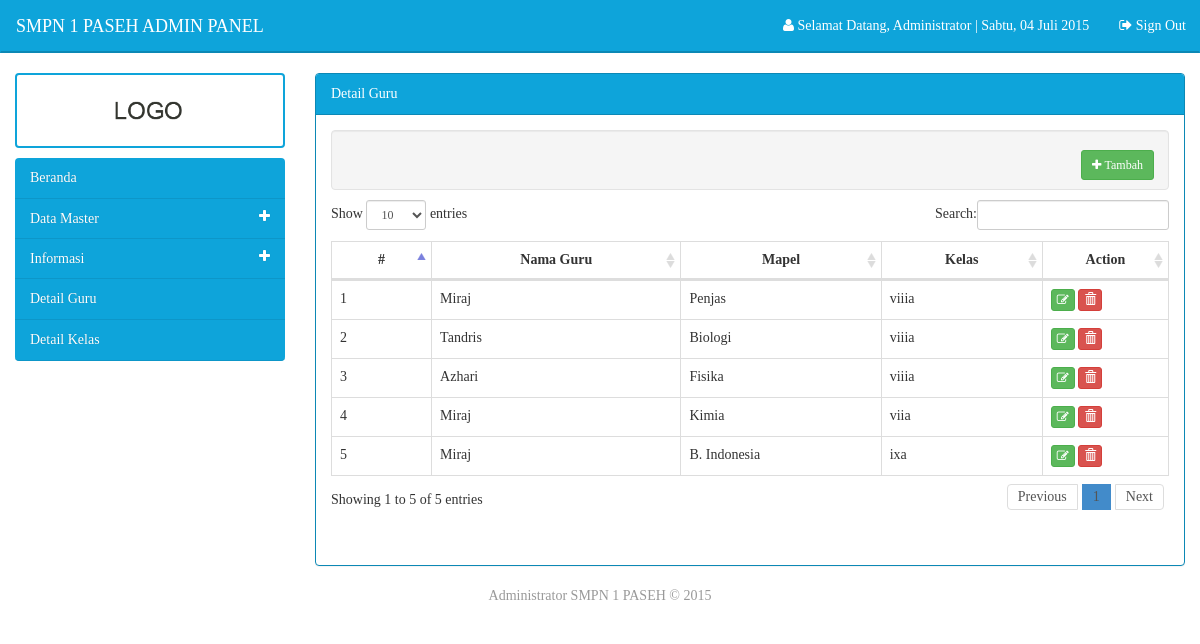
The app's page /admin/main.php?modul=detail_guru (signed in), older data.
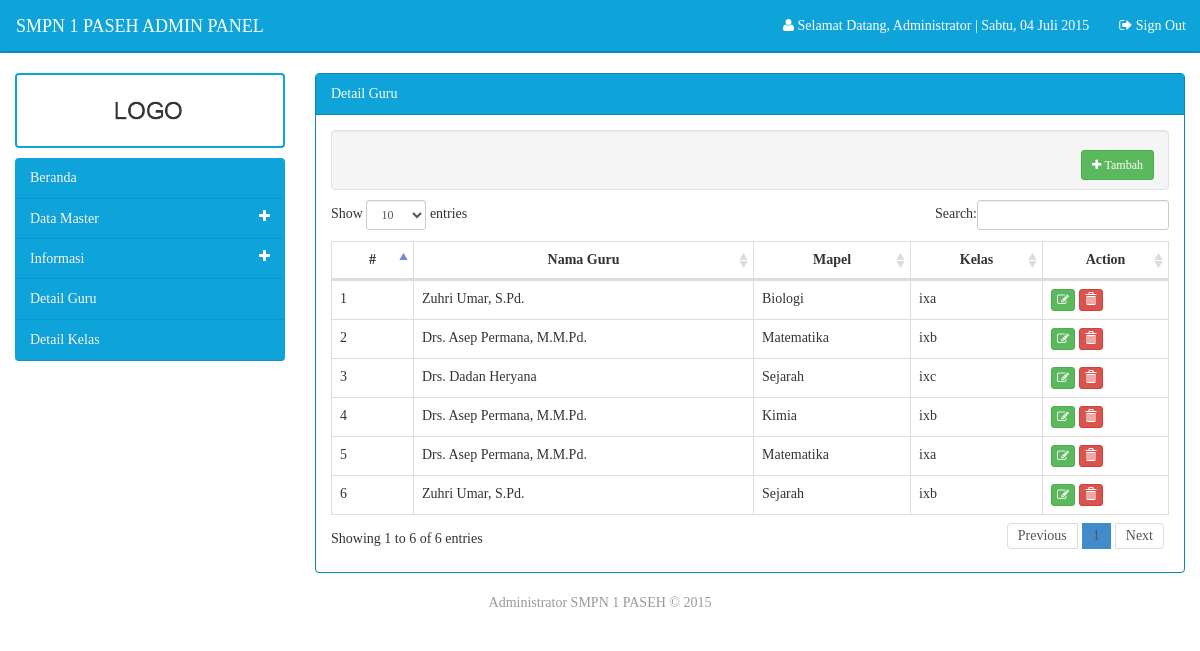
The same page, newer data.
### tables this page shows
CREATE TABLE IF NOT EXISTS `tbl_detail_guru` (
  `id_detail` int(11) NOT NULL AUTO_INCREMENT,
  `nip` varchar(20) NOT NULL,
  `id_mapel` int(11) NOT NULL,
  `id_kelas` int(11) NOT NULL,
  PRIMARY KEY (`id_detail`),
  KEY `detail_guru_fk` (`nip`),
  KEY `detail_guru_fk1` (`id_mapel`),
  KEY `detail_guru_fk2` (`id_kelas`)
);

CREATE TABLE IF NOT EXISTS `tbl_data_guru` (
  `nip` varchar(20) NOT NULL,
  `password` varchar(100) NOT NULL,
  `nama` varchar(100) NOT NULL,
  `foto` varchar(150) NOT NULL,
  `alamat` varchar(100) NOT NULL,
  `tempat_lahir` varchar(20) NOT NULL,
  `tanggal_lahir` date NOT NULL,
  `jk` enum('l','p') NOT NULL,
  `telepon` varchar(12) NOT NULL,
  `email` varchar(35) NOT NULL,
  `mapel` int(11) DEFAULT NULL,
  `status` enum('aktif','tidak') NOT NULL DEFAULT 'aktif',
  `id_penambah` int(11) NOT NULL,
  PRIMARY KEY (`nip`),
  KEY `guru_fk` (`mapel`),
  KEY `guru_admin_fk` (`id_penambah`)
);

CREATE TABLE IF NOT EXISTS `tbl_data_mapel` (
  `id` int(11) NOT NULL AUTO_INCREMENT,
  `mapel` varchar(50) NOT NULL,
  PRIMARY KEY (`id`)
);

CREATE TABLE IF NOT EXISTS `tbl_data_kelas` (
  `id` int(11) NOT NULL AUTO_INCREMENT,
  `kelas` varchar(10) NOT NULL,
  `detil_kelas` varchar(1) NOT NULL,
  `nip` varchar(20) NOT NULL,
  `id_penambah` int(11) NOT NULL,
  PRIMARY KEY (`id`),
  KEY `kelas_fk` (`nip`),
  KEY `kelas_admin_fk` (`id_penambah`)
);

### admin/modul/mod_detail_guru/detail_guru.php (the view, shortened to what this page needs)
<?php
	if(isset($_SESSION['login'])){
?>
<div class="well form-horizontal form-inline margin-bawah">
	<div class="form-group col-lg-6">
	</div>
	<div class="form-group pull-right">
		<a href='?modul=detail_guru_tambah' class='btn btn-success btn-sm margin-right'>
			<i class='fa fa-plus'></i>&nbsp;Tambah
		</a>
	</div>
</div>
<table class="table table-hover table-bordered" id="dataTabel">
    <thead>
      <tr>
        <th>#</th>
        <th>Nama Guru</th>
        <th>Mapel</th>
        <th>Kelas</th>
        <th width="15%">Action</th>
      </tr>
    </thead>
    <tbody>
    	<?php
	    	$i=1;
		    $select = mysql_query("SELECT d.id_detail, g.nama, m.mapel, k.kelas, k.detil_kelas FROM tbl_detail_guru d
		    													JOIN tbl_data_kelas k ON d.id_kelas = k.id
		    													JOIN tbl_data_mapel m ON d.id_mapel = m.id
		    													JOIN tbl_data_guru g ON d.nip = g.nip");
		    while ($data = mysql_fetch_array($select)) {
    	?>
			<tr>
				<td><?php echo $i; ?></td>
				<td><?php echo $data['nama']; ?></td>
				<td><?php echo $data['mapel']; ?></td>
				<td><?php echo $data['kelas'].$data['detil_kelas']; ?></td>
				<td class="ha">
				<a href='?modul=detail_guru_ubah&amp;id=<?php echo $data['id_detail']; ?>' class='btn btn-success btn-xs' title='Edit Data'>
	            	<i class='fa fa-edit'></i>
	            </a>
	          	<a href='modul/mod_detail_guru/act.php?act=hapus&amp;id=<?php echo $data['id_detail']; ?>' class='btn btn-danger btn-xs' title='Delete Data' onClick="return confirm('Anda yakin ingin menghapus data ini ?')">
	   				<span class='glyphicon glyphicon-trash'></span>
	   			</a>
				</td>
			</tr>
		<?php
			$i++;
		}
		?>
	</tbody>
</table>
<?php
}
else
{
	echo "<div class='dialog'>
		    <h1 class='forbidden'>Access forbidden.</h1>
		    <h4>Harap Login Terlebih Dahulu <a href='../../index.php'> Login </a></h4>
		  </div>";
}

### admin/main_right.php
<div class="panel panel-primary">
  <div class="panel-heading"><?php include_once 'main_title_konten.php'; ?></div>
    <div class="panel-body">
      <?php include_once 'main_pages.php'; ?>
  	</div>
</div>

Row changes from the older to the newer data that the page shows:
removed tbl_detail_guru: nip.nama "Miraj", id_mapel.mapel "Penjas", id_kelas.kelas "viii", id_kelas.detil_kelas "a"
removed tbl_detail_guru: nip.nama "Tandris", id_mapel.mapel "Biologi", id_kelas.kelas "viii", id_kelas.detil_kelas "a"
removed tbl_detail_guru: nip.nama "Azhari", id_mapel.mapel "Fisika", id_kelas.kelas "viii", id_kelas.detil_kelas "a"
removed tbl_detail_guru: nip.nama "Miraj", id_mapel.mapel "Kimia", id_kelas.kelas "vii", id_kelas.detil_kelas "a"
removed tbl_detail_guru: nip.nama "Miraj", id_mapel.mapel "B. Indonesia", id_kelas.kelas "ix", id_kelas.detil_kelas "a"
added tbl_detail_guru: nip.nama "Zuhri Umar, S.Pd.", id_mapel.mapel "Biologi", id_kelas.kelas "ix", id_kelas.detil_kelas "a"
added tbl_detail_guru: nip.nama "Drs. Asep Permana, M.M.Pd.", id_mapel.mapel "Matematika", id_kelas.kelas "ix", id_kelas.detil_kelas "b"
added tbl_detail_guru: nip.nama "Drs. Dadan Heryana", id_mapel.mapel "Sejarah", id_kelas.kelas "ix", id_kelas.detil_kelas "c"
added tbl_detail_guru: nip.nama "Drs. Asep Permana, M.M.Pd.", id_mapel.mapel "Kimia", id_kelas.kelas "ix", id_kelas.detil_kelas "b"
added tbl_detail_guru: nip.nama "Drs. Asep Permana, M.M.Pd.", id_mapel.mapel "Matematika", id_kelas.kelas "ix", id_kelas.detil_kelas "a"
added tbl_detail_guru: nip.nama "Zuhri Umar, S.Pd.", id_mapel.mapel "Sejarah", id_kelas.kelas "ix", id_kelas.detil_kelas "b"
Text that changed along with them:
text written by a page script: "Show entries Search: Showing 1 to 5 of 5 entries Previous 1 Next" → "Show entries Search: Showing 1 to 6 of 6 entries Previous 1 Next"
